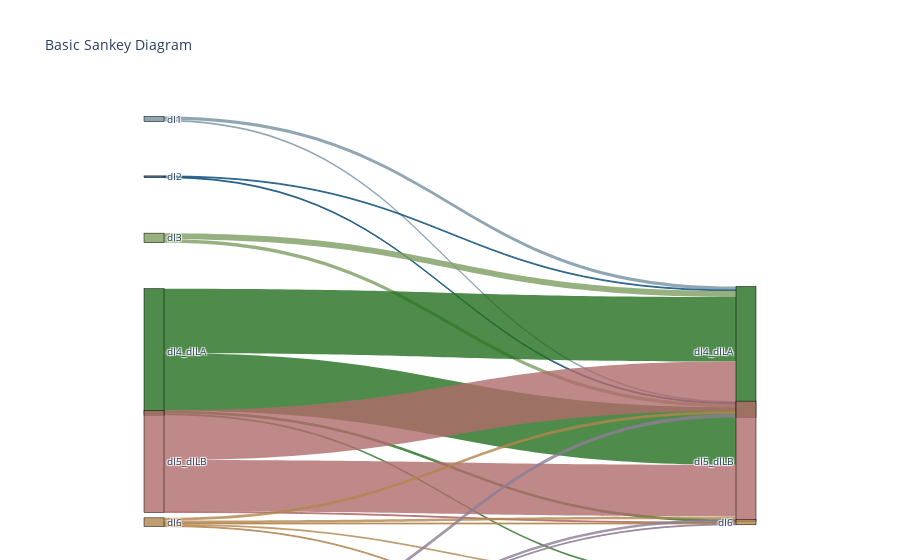

Source (notebook cell):
### Code cell
#Create Sankey figure
fig = go.Figure(data=[go.Sankey(
    node = dict(
      pad = 15,
      thickness = 20,
      line = dict(color = "black", width = 0.5),
      label = node_db["cell_type"],
      color = node_db["colour"],
        x = node_db["x"],
        y = node_db["y"]
    ),
    link = dict(
      source = link_db["MID_index"], 
      target = link_db["LATE_index"],
      value = link_db["WEIGHT"],
        color = link_db["link_color"]
  ))])

fig.update_layout(title_text="Basic Sankey Diagram", font_size=10)

fig.show()
#fig.write_image(os.path.join(os.getcwd() , ".." , "data","figures" , "sankey_diagram_connections.pdf"))

### Figure 1 — Plotly figure (JSON) as saved in the notebook; plotly's stock layout.template omitted (floating-point values rounded to 4 significant figures)
{"data": [{"link": {"color": ["rgba(117, 145, 160, 0.8)", "rgba(117, 145, 160, 0.8)", "rgba(21, 84, 127, 0.8)", "rgba(21, 84, 127, 0.8)", "rgba(125, 157, 97, 0.8)", "rgba(125, 157, 97, 0.8)", "rgba(36, 112, 31, 0.8)", "rgba(36, 112, 31, 0.8)", "rgba(36, 112, 31, 0.8)", "rgba(36, 112, 31, 0.8)", "rgba(177, 108, 108, 0.8)", "rgba(177, 108, 108, 0.8)", "rgba(177, 108, 108, 0.8)", "rgba(178, 134, 78, 0.8)", "rgba(178, 134, 78, 0.8)", "rgba(178, 134, 78, 0.8)", "rgba(178, 134, 78, 0.8)", "rgba(178, 134, 78, 0.8)", "rgba(142, 125, 151, 0.8)", "rgba(142, 125, 151, 0.8)", "rgba(142, 125, 151, 0.8)", "rgba(142, 125, 151, 0.8)", "rgba(142, 125, 151, 0.8)", "rgba(142, 125, 151, 0.8)", "rgba(74, 43, 108, 0.8)", "rgba(74, 43, 108, 0.8)", "rgba(74, 43, 108, 0.8)"], "source": [0, 0, 1, 1, 2, 2, 3, 3, 3, 3, 4, 4, 4, 5, 5, 5, 5, 5, 6, 6, 6, 6, 6, 6, 7, 7, 7], "target": [8, 9, 8, 9, 8, 9, 8, 9, 10, 11, 8, 9, 10, 8, 9, 10, 11, 12, 8, 9, 10, 11, 12, 13, 12, 13, 14], "value": [4, 2, 1, 1, 7, 4, 74, 66, 3, 2, 57, 59, 1, 3, 3, 1, 2, 1, 4, 3, 1, 1, 2, 3, 2, 7, 1]}, "node": {"color": ["rgba(117, 145, 160, 0.8)", "rgba(21, 84, 127, 0.8)", "rgba(125, 157, 97, 0.8)", "rgba(36, 112, 31, 0.8)", "rgba(177, 108, 108, 0.8)", "rgba(178, 134, 78, 0.8)", "rgba(142, 125, 151, 0.8)", "rgba(74, 43, 108, 0.8)", "rgba(36, 112, 31, 0.8)", "rgba(177, 108, 108, 0.8)", "rgba(178, 134, 78, 0.8)", "rgba(180, 89, 0, 0.8)", "rgba(142, 125, 151, 0.8)", "rgba(74, 43, 108, 0.8)", "rgba(180, 180, 108, 0.8)"], "label": ["dI1", "dI2", "dI3", "dI4_dILA", "dI5_dILB", "dI6", "V1", "V2", "dI4_dILA", "dI5_dILB", "dI6", "V0", "V1", "V2", "MN"], "line": {"color": "black", "width": 0.5}, "pad": 15, "thickness": 20, "x": [0.1, 0.1, 0.1, 0.1, 0.1, 0.1, 0.1, 0.1, 0.9, 0.9, 0.9, 0.9, 0.9, 0.9, 0.9], "y": [0.05, 0.202, 0.363, 0.663, 0.951, 1.111, 1.43, 1.59, 0.663, 0.951, 1.111, 1.266, 1.43, 1.59, 1.741]}, "type": "sankey"}], "layout": {"font": {"size": 10}, "title": {"text": "Basic Sankey Diagram"}}}
